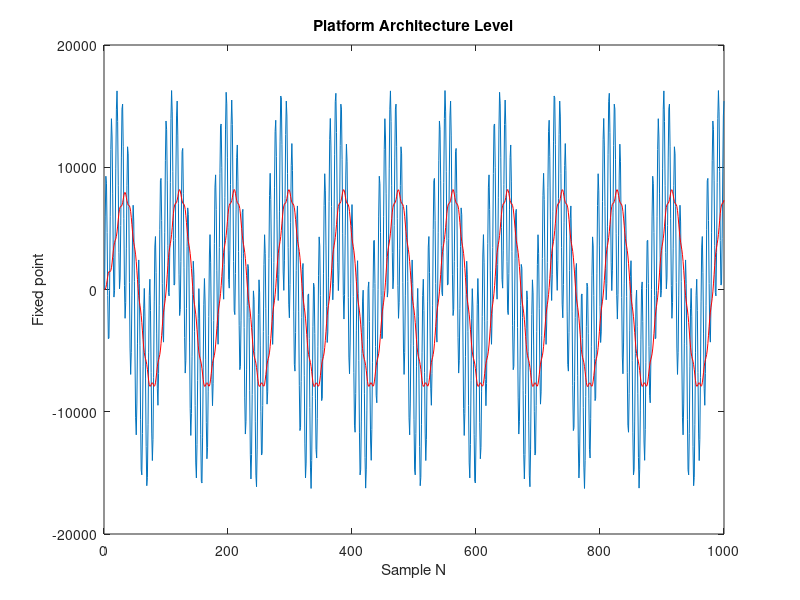

Recreate this plot in MATLAB.
load out_data_arch.txt
load in_data_arch.txt
x=[1:1:size(in_data_arch)]; 
figure(2)
plot(x,in_data_arch,x,out_data_arch,'r')
xlabel('Sample N')
ylabel('Fixed point')
title('Platform Architecture Level')
